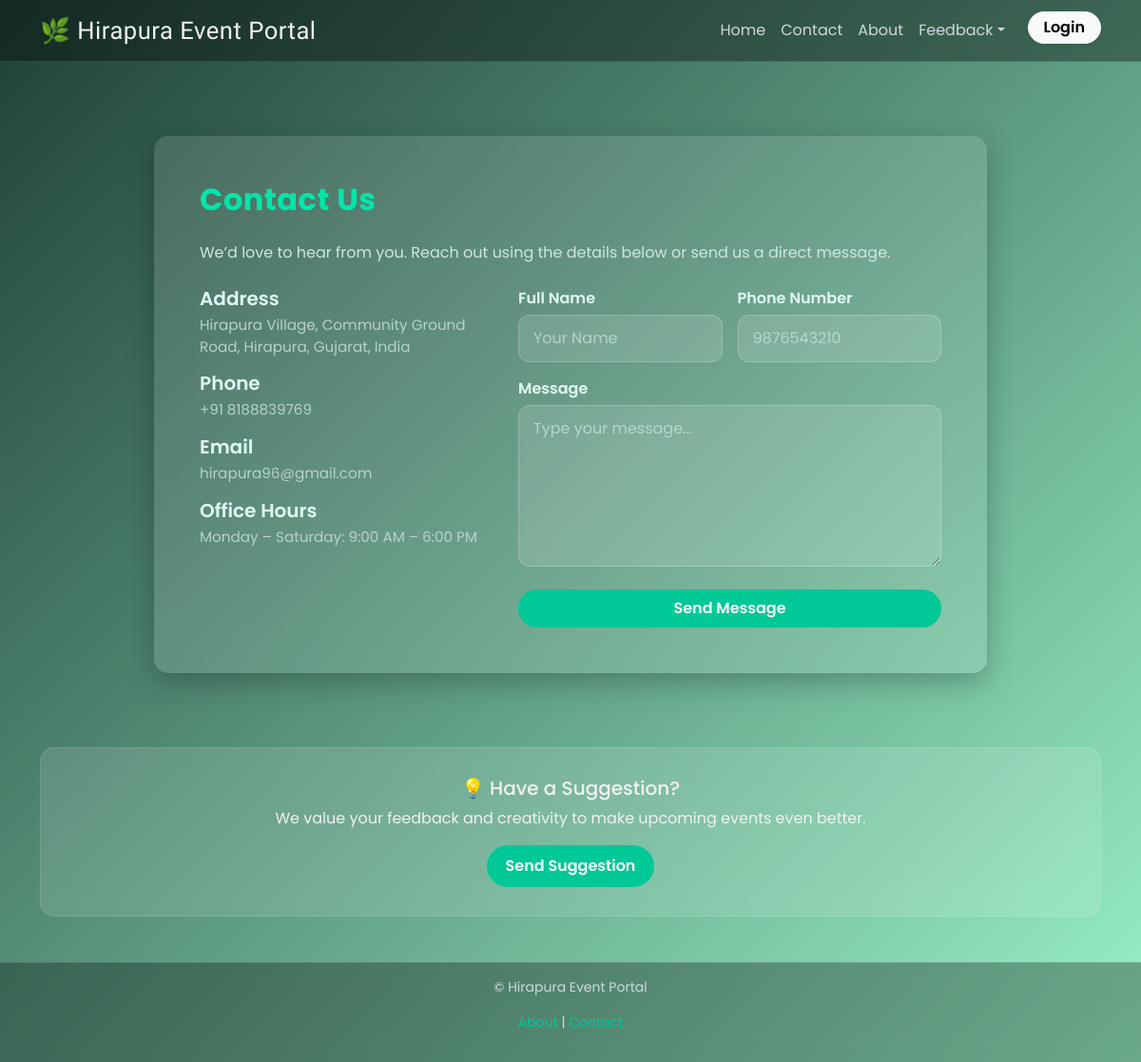
/contact-us/, run on an earlier commit of the app's database.
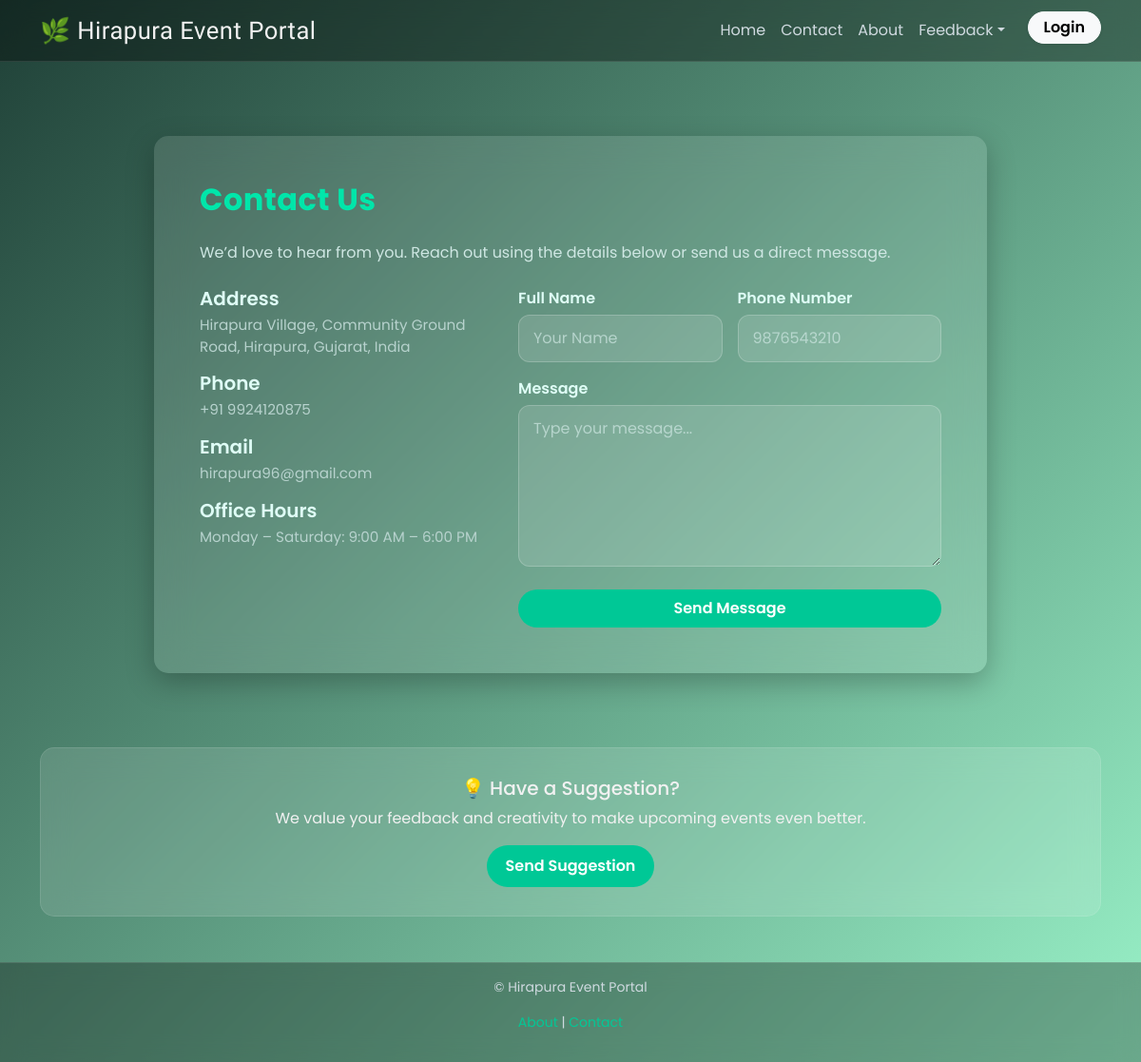
And on a later commit of the database.
### hira/models.py (models this page shows, shortened)
class SiteInfo(models.Model):
    company_name = models.CharField(max_length=200, default="Hirapura Event Portal")
    address = models.TextField(default="Hirapura Village, Community Ground Road, Hirapura, Gujarat, India")
    phone = models.CharField(max_length=20, default="+91 98765 43210")
    email = models.EmailField(default="info@hirapuraevents.com")
    office_hours = models.CharField(max_length=100, default="Monday – Saturday: 9:00 AM – 6:00 PM")
    invitation_image = models.ImageField(upload_to="site_images/", null=True, blank=True)  # optional, for event image
    about_title_en = models.CharField(max_length=255, default="About Hirapura Event Portal")
    about_text_en = models.TextField(blank=True, null=True)
    about_text_gu = models.TextField(blank=True, null=True)  # Gujarati text
    about_values = models.JSONField(blank=True, null=True)  # list of value dicts [{icon, title_en, title_gu}]
    class Meta:
        verbose_name = "Site Information"
        verbose_name_plural = "Site Information"

### hira/views.py (the view, shortened to what this page needs)
# urls.py: path("contact-us/", views.contact_us_view, name="contact_us"),
def contact_us_view(request):
    site_info = SiteInfo.objects.first()  # Get site info; ensure this always exists
    return render(request, "home/contact_us.html", {"site_info": site_info})

### hira/templates/home/contact_us.html (shortened to what this page needs)
{% extends "base.html" %}
{% block content %}
<section class="container my-5" style="max-width: 900px;">
    <div class="contact-card p-5">
        <h2 class="fw-bold mb-4 text-accent">Contact Us</h2>
        <p class="mb-4 text-soft">We’d love to hear from you. Reach out using the details below or send us a direct
            message.</p>
        <div class="row g-4">
            <div class="col-lg-5">
                <div class="info-block">
                    <h5 class="label">Address</h5>
                    <p class="info-text">{{ site_info.address }}</p>
                </div>
                <div class="info-block">
                    <h5 class="label">Phone</h5>
                    <p class="info-text">{{ site_info.phone }}</p>
                </div>
                <div class="info-block">
                    <h5 class="label">Email</h5>
                    <p class="info-text">{{ site_info.email }}</p>
                </div>
                <div class="info-block">
                    <h5 class="label">Office Hours</h5>
                    <p class="info-text">{{ site_info.office_hours }}</p>
                </div>
            </div>
            <div class="col-lg-7">
                <form method="POST">
                    <div class="row g-3">
                        <div class="col-md-6">
                            <label class="label">Full Name</label>
                            <input type="text" name="name" class="form-control" placeholder="Your Name" required>
                        </div>
                        <div class="col-md-6">
                            <label class="label">Phone Number</label>
                            <input type="text" name="phone" class="form-control" placeholder="9876543210" required>
                        </div>
                    </div>
                    <div class="mt-3">
                        <label class="label">Message</label>
                        <textarea name="message" class="form-control" rows="6" placeholder="Type your message..."
                            required></textarea>
                    </div>
                    <button type="submit" class="btn btn-glow fw-semibold w-100 py-2 mt-4">
                        Send Message
                    </button>
                </form>
            </div>
        </div>
    </div>
</section>
{% endblock %}

What changed in the data, as far as the page shows it:
changed SiteInfo "Hirapura Village, Community Ground Road, Hirapura, Gujarat, India": phone "+91 8188839769" → "+91 9924120875"
